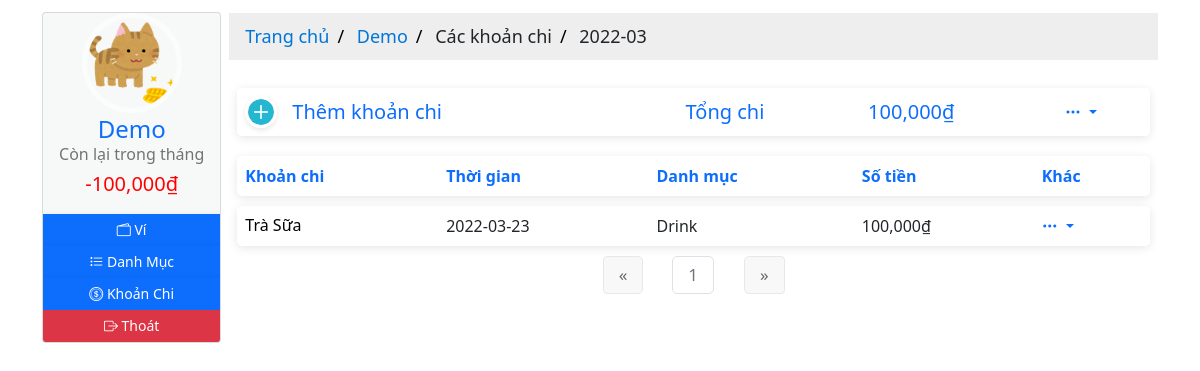
Page /1/expenses (signed in) on the committed database.
### moneymanagement/models.py (models this page shows, shortened)
class User(db.Model, UserMixin):
  __tablename__ = 'users'
  id = db.Column(db.Integer, primary_key=True)
  email = db.Column(db.String(64), nullable=False, unique=True, index=True)
  username = db.Column(db.String(64), nullable=False, unique=True, index=True)
  password_hash = db.Column(db.String(128))
  profile_image = db.Column(db.String(64), nullable=False, default='df_profile.svg')
  wallets = db.relationship('Wallet', back_populates='owner', lazy='dynamic')
  items = db.relationship('Item', back_populates='users', lazy='dynamic')
  expenditures = db.relationship('Expenditure', back_populates='users', lazy=True)
  money_saving = db.relationship('MoneySaving', back_populates='user', lazy='dynamic')
  def total_expenses_by_date(self, date):
    total = 0
    for wallet in self.wallets:
      total += wallet.total_expense_by_date(date)
    return total
  def total_balance_by_date(self, date):
    total = 0
    for wallet in self.wallets:
      total += wallet.total_balance_by_date(date)
    return total
  def rest_balance_by_date(self, date):
    return self.total_balance_by_date(date) - self.total_expenses_by_date(date)

class TrackBalance(db.Model):
  __tablename__ = 'trackbalances'
  id = db.Column(db.Integer, primary_key=True)
  date = db.Column(db.DateTime, nullable=False, unique=True, index=True)
  balance = db.Column(db.Integer, nullable=False, default=0)
  description = db.Column(db.String(128))
  check = db.Column(db.Boolean, default=False)
  wallet_id = db.Column(db.Integer, db.ForeignKey('wallets.id'))
  wallet = db.relationship('Wallet', back_populates='track_balances', uselist=False)

class Expenditure(db.Model):
  __tablename__ = 'expenditures'
  id = db.Column(db.Integer, primary_key=True)
  name = db.Column(db.String(32), nullable=False)
  date = db.Column(db.Date, nullable=False, default=datetime.utcnow().strftime('%Y-%m-%d'))
  description = db.Column(db.String(128), nullable=False, default='Không có miêu tả nào')
  amount = db.Column(db.Integer, nullable=False, default=0)
  item_id = db.Column(db.Integer, db.ForeignKey('items.id'))
  items = db.relationship('Item', back_populates='expenditures', uselist=False)
  user_id = db.Column(db.Integer, db.ForeignKey('users.id'))
  users = db.relationship('User', back_populates='expenditures', uselist=False)
  wallet_id = db.Column(db.Integer, db.ForeignKey('wallets.id'))
  wallet = db.relationship('Wallet', back_populates='expenditures', uselist=False)

class Item(db.Model):
  __tablename__ = 'items'
  id = db.Column(db.Integer, primary_key=True)
  name = db.Column(db.String(32), nullable=False)
  user_id = db.Column(db.Integer, db.ForeignKey('users.id'))
  wallet_id = db.Column(db.Integer, db.ForeignKey('wallets.id'))
  users = db.relationship('User', back_populates='items',uselist=False)
  expenditures = db.relationship('Expenditure', back_populates='items', lazy='dynamic')
  wallet = db.relationship('Wallet', back_populates='items', uselist=False)

### moneymanagement/users/views.py (the view)
@users_blueprint.route('/<int:user_id>/expenses')
@login_required
def expense(user_id):
  if current_user.id != user_id:
    abort(403)
  date = datetime.utcnow().strftime('%Y-%m')
  page = request.args.get('page', 1, type=int)
  expenses = Expenditure.query.filter(Expenditure.user_id == user_id).filter(extract('year', Expenditure.date) == int(date[:4])).filter(extract('month', Expenditure.date) == int(date[5:])).order_by(Expenditure.date.desc()).paginate(page=page, per_page=10)
  return render_template('users/expense.html', expenses=expenses, date=date)

### moneymanagement/templates/users/expense.html (shortened to what this page needs)
{% extends 'base-2.html' %}
{%block breadcrumb %}
<div class="content-breadcrumb">
  <ul class="breadcrumb">
    <li>
      <a href="{{ url_for('core.home', user_id=current_user.id) }}"
        >Trang chủ</a
      >
    </li>
    <li><a href="#">{{ current_user.username }}</a></li>
    {% if expense_by_item %}
    <li>
      <a href="{{ url_for('users.item', user_id=current_user.id) }}"
        >Các danh mục</a
      >
    </li>
    {% else %}
    <li>Các khoản chi</li>
    {% endif %}
    <li>{{ date }}</li>
  </ul>
</div>
{% endblock breadcrumb %}
{%block content %}
<div class="content-home">
  <section>
    <table class="table table-add">
      <tbody>
        <tr>
          <td>
            <a href="{{ url_for('expenses.add', user_id=current_user.id) }}">
              <div class="user-info">
                <div class="user-info__img">
                  <img
                    src="{{ url_for('static', filename='icons/add-icon.svg') }}"
                    alt="Expense Icon"
                  />
                </div>
                <div class="user-info__basic">
                  <h5 class="mb-0">Thêm khoản chi</h5>
                </div>
              </div>
            </a>
          </td>
          <td></td>
          <td>
            <a href="#">
              <div class="user-info">
                <div class="user-info__basic">
                  <h5 class="mb-0">Tổng chi</h5>
                </div>
              </div>
            </a>
          </td>
          <td>
            <a href="#">
              <h5 class="mb-0">
                {% if expense_by_item %}
                {{"{:,.0f}".format(item.total_amount(current_user.id)) }}<span
                  >&#8363;</span
                >
                {% elif filter%}
                {{"{:,.0f}".format(current_user.total_expenses_by_filter(date_from,
                date_to)) }}<span>&#8363;</span> {% else %}
                {{"{:,.0f}".format(current_user.total_expenses_by_date(now.strftime('%Y-%m')))}}<span
                  >&#8363;</span
                >
                {% endif %}
              </h5>
            </a>
          </td>
          <td align="right">
            <div class="dropdown open">
              <a
                class="dropdown-toggle"
                href="#"
                id="dropdownMenuLink"
                data-bs-toggle="dropdown"
                aria-expanded="false"
              >
                <i class="bi bi-three-dots"></i>
              </a>
            </div>
          </td>
        </tr>
      </tbody>
    </table>
  </section>
  <section>
    <table class="table table-hover table-add">
      <tbody>
        <tr>
          <th scope="col"><a href="#">Khoản chi</a></th>
          <th scope="col"><a href="#">Thời gian</a></th>
          <th scope="col"><a href="#">Danh mục</a></th>
          <th scope="col"><a href="#">Số tiền</a></th>
          <th scope="col"><a href="#">Khác</a></th>
        </tr>
        {% for expense in expenses.items %}
        <tr>
          <th>
            <a
              href="#"
              data-toggle="tooltip"
              data-placement="top"
              title="{{ expense.description }}"
              style="color: #000"
            >
              <div class="user-info">
                <div class="user-info__basic">
                  <h6 class="mb-0">{{ expense.name }}</h6>
                </div>
              </div>
            </a>
          </th>
          <td>{{ expense.date.strftime('%Y-%m-%d') }}</td>
          <td>{{ expense.items.name }}</td>
          <td>{{ "{:,.0f}".format(expense.amount) }}<span>&#8363;</span></td>
          <td>
            <div class="dropdown open">
              <a
                class="dropdown-toggle"
                href="#"
                id="dropdownMenuLink"
                data-bs-toggle="dropdown"
                aria-expanded="false"
              >
                <i class="bi bi-three-dots"></i>
              </a>
            </div>
          </td>
        </tr>
        {% endfor %}
      </tbody>
    </table>
  </section>
  <div class="demo">
    <nav class="pagination-outer" aria-label="Page navigation">
      <ul class="pagination justify-content-center">
        <li class="page-item">
          <a
            href="{{ url_for('users.expense', user_id=current_user.id, page=expenses.prev_num) }}"
            class="page-link"
            aria-label="Previous"
          >
            <span aria-hidden="true">&laquo;</span>
          </a>
        </li>
        {% for page_num in expenses.iter_pages(left_edge=1, right_edge=1,
        left_current=2, right_current=2) %} {% if page_num %} {% if
        expenses.page == page_num %}
        <li class="page-item disabled">
          <a
            class="page-link"
            href="{{ url_for('users.expense', user_id=current_user.id, page=page_num) }}"
            >{{ page_num }}</a
          >
        </li>
        {% endif %} {% endif %} {% endfor %}
        <li class="page-item">
          <a
            href="{{ url_for('users.expense', user_id=current_user.id, page=expenses.next_num) }}"
            class="page-link"
            aria-label="Next"
          >
            <span aria-hidden="true">&raquo;</span>
          </a>
        </li>
      </ul>
    </nav>
  </div>
</div>
{% endblock content %}

### moneymanagement/templates/base-2.html (shortened to what this page needs)
{% from "_render_field.html" import render_field, render_error %}
<!DOCTYPE html>
<html lang="en">
  <head>
    <link
      rel="stylesheet"
      type="text/css"
      href="{{ url_for('static', filename='styles/main.css') }}"
    />
    <link
      rel="stylesheet"
      type="text/css"
      href="{{ url_for('static', filename='styles/profile.css') }}"
    />
    <link
      rel="stylesheet"
      type="text/css"
      href="{{ url_for('static', filename='styles/card.css') }}"
    />
    <link
      rel="stylesheet"
      type="text/css"
      href="{{ url_for('static', filename='styles/table.css') }}"
    />
    <link
      rel="stylesheet"
      type="text/css"
      href="{{ url_for('static', filename='styles/pagination.css') }}"
    />
    <link
      rel="stylesheet"
      href="https://cdnjs.cloudflare.com/ajax/libs/font-awesome/4.7.0/css/font-awesome.min.css"
    />
    <link
      rel="stylesheet"
      href="https://cdn.jsdelivr.net/npm/bootstrap-icons@1.7.2/font/bootstrap-icons.css"
    />
    <link
      href="https://cdn.jsdelivr.net/npm/bootstrap@5.1.1/dist/css/bootstrap.min.css"
      rel="stylesheet"
    />
  </head>
  <body>
    <div class="container">
      <div class="row g-2">
        <div class="col-sm-2">
          <div class="card hovercard">
            <div class="avatar-profile">
              <a href="#" data-bs-toggle="modal" data-bs-target="#exampleModal">
                <img
                  alt=""
                  src="{{ url_for('static', filename='profile_pics/' + current_user.profile_image) }}"
                />
              </a>
            </div>
            <div class="info">
              <div class="title">
                <a
                  target="_blank"
                  href="#"
                  data-bs-toggle="modal"
                  data-bs-target="#exampleModal"
                  >{{ current_user.username }}</a
                >
              </div>
              {% block current_balance %}
              <div class="desc"><h6>Còn lại trong tháng</h6></div>
              <div class="desc">
                {% if current_user.rest_balance_by_date(now.strftime('%Y-%m')) >
                (current_user.total_balance_by_date(now.strftime('%Y-%m')) / 2)
                %}
                <h5 style="color: green">
                  {{
                  "{:,.0f}".format(current_user.rest_balance_by_date(now.strftime('%Y-%m')))
                  }}<span>&#8363;</span>
                </h5>
                {%else %}
                <h5 style="color: red">
                  {{
                  "{:,.0f}".format(current_user.rest_balance_by_date(now.strftime('%Y-%m')))
                  }}<span>&#8363;</span>
                </h5>
                {% endif %}
              </div>
              {% endblock current_balance %}
            </div>
            <div
              class="bottom"
              id="none-padding-margin"
              style="text-align: center"
            >
              <div class="title">
                <div class="row g2">
                  <a
                    class="btn btn-primary btn-sm margin btn-icon"
                    href="{{ url_for('users.wallet', user_id=current_user.id) }}"
                  >
                    <i class="bi bi-wallet2"></i><span>&nbsp;Ví</span>
                  </a>
                </div>
              </div>
              <div class="title">
                <div class="row g2" style="text-align: left">
                  <a
                    class="btn btn-primary btn-sm margin btn-icon"
                    href="{{ url_for('users.item', user_id=current_user.id) }}"
                  >
                    <i class="bi bi-list-task"></i><span>&nbsp;Danh Mục</span>
                  </a>
                </div>
              </div>
              <div class="title">
                <div class="row g2" style="text-align: left">
                  <a
                    class="btn btn-primary btn-sm margin btn-icon"
                    href="{{ url_for('users.expense', user_id=current_user.id) }}"
                  >
                    <i class="bi bi-coin"></i><span>&nbsp;Khoản Chi</span>
                  </a>
                </div>
              </div>
              <div class="title">
                <div class="row g2" style="text-align: left">
                  <a
                    class="btn btn-danger btn-sm margin btn-icon"
                    href="{{ url_for('users.logout') }}"
                  >
                    <i class="bi bi-box-arrow-right"></i
                    ><span>&nbsp;Thoát</span>
                  </a>
                </div>
              </div>
            </div>
          </div>
        </div>
        <div class="col-sm-10">
          {% block breadcrumb %}{% endblock breadcrumb %}
          <div
            class="container"
            style="height: 100vh; max-height=fit-content; overflow-y: auto;"
          >
            {% block content %}{% endblock content %}
          </div>
        </div>
      </div>
    </div>
  </body>
</html>

### rows in the picture
User: profile_image (picture), username "Demo"
TrackBalance: rest_balance_by_date "-100,000"
Expenditure: total_expenses_by_date "100,000"
Expenditure: name "Trà Sữa", date "2022-03-23", items.name "Drink", amount "100,000"

### other values in the picture
{{ page_num }} "1"
